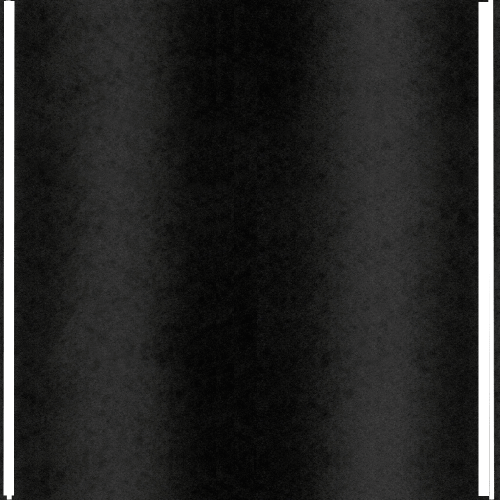
#> input picture catkin_ws/src/road_dataset_generation/source_media/roads/road0-1lane.png, 1000 x 1000 px (shown at 1/2 size)
$ python -i simple_lane_drive_v1.py   (imports and definitions only)   (Python 2 division)
#> lines starting #> are read from the running program, lines starting #| are printed output that depends on the picture; after the words box and inside, x2 and y2 are one past the last pixel; in counts of white or black regions, pixels touching at a corner belong together
#!/usr/bin/env python2

import logging

import rospy
import numpy as np
import cv2
import math

import datetime
import sys

from auto_rc_car_api.clients import CreateRCCar


_SHOW_IMAGE = False
BLACK_MIN = np.array([0, 0, 0],np.uint8)
BLACK_MAX = np.array([180, 255, 90],np.uint8)
BASE_SPEED = 5
STEERING_OFFSET = 0
TIMEOUT = 15
MAX_ANGLE_DEV_1_LINE = 1
MAX_ANGLE_DEV_2_LINES = 6
IMG_SCALE = 0.25
ROI = 0.5
K_DT = 2
STEER_SCALE = 26

class HandCodedLaneFollower():

    def __init__(self, car=None):
        logging.info('Creating a HandCodedLaneFollower...')
        #self.car = car
        self.curr_steering_angle = 90

    def follow_lane(self, frame):
        # Main entry point of the lane follower
        #show_image("orig", frame)

        lane_lines, frame = detect_lane(frame)
        final_frame, final_steering_angle = self.steer(frame, lane_lines)

        return final_frame, final_steering_angle

    def convert_to_VESC_steer(self, steering_angle):
	final_steering_angle = -((steering_angle - 90.0)/90.0)
	return final_steering_angle - STEERING_OFFSET #between -1 (right) and 1 (left)

    def steer(self, frame, lane_lines):
        logging.debug('steering...')
        if len(lane_lines) == 0:
            logging.error('No lane lines detected, nothing to do.')
	    print("No lane lines detected, nothing to do.")
            return frame, self.convert_to_VESC_steer(self.curr_steering_angle)

        new_steering_angle = compute_steering_angle(frame, lane_lines)
        self.curr_steering_angle = stabilize_steering_angle(self.curr_steering_angle, new_steering_angle, len(lane_lines))
	print("Steering Angle in degrees: ", self.curr_steering_angle)
	final_steering_angle = self.convert_to_VESC_steer(self.curr_steering_angle)

        #if self.car is not None:
        #    self.car.front_wheels.turn(self.curr_steering_angle)

        curr_heading_image = display_heading_line(frame, self.curr_steering_angle)
        show_image("heading", curr_heading_image)

        return curr_heading_image, final_steering_angle

############################
# Frame processing steps
############################
def detect_lane(frame):
    logging.debug('detecting lane lines...')

    edges = detect_edges(frame)
    #show_image('edges', edges)

    cropped_edges = region_of_interest(edges)
    #show_image('edges cropped', cropped_edges)

    line_segments = detect_line_segments(cropped_edges)
    line_segment_image = display_lines(frame, line_segments)
    #show_image("line segments", line_segment_image)

    lane_lines = average_slope_intercept(frame, line_segments)
    lane_lines_image = display_lines(frame, lane_lines)
    #show_image("lane lines", lane_lines_image)

    return lane_lines, lane_lines_image


def detect_edges(frame):
    # filter for black lane lines
    hsv = cv2.cvtColor(frame, cv2.COLOR_BGR2HSV)
    #show_image("hsv", hsv)
    mask = cv2.inRange(hsv, BLACK_MIN, BLACK_MAX)
    #show_image("black mask", mask)

    # detect edges
    edges = cv2.Canny(mask, 200, 400)

    return edges


def region_of_interest(canny):
    height, width = canny.shape
    mask = np.zeros_like(canny)

    # only focus bottom ROI of the screen

    polygon = np.array([[
        (0, height * ROI),
        (width, height * ROI),
        (width, height),
        (0, height),
    ]], np.int32)

    cv2.fillPoly(mask, polygon, 255)
    #show_image("mask", mask)
    masked_image = cv2.bitwise_and(canny, mask)
    return masked_image

def detect_line_segments(cropped_edges):
    # tuning min_threshold, minLineLength, maxLineGap is a trial and error process by hand
    rho = 1  # precision in pixel, i.e. 1 pixel
    angle = np.pi / 180  # degree in radian, i.e. 1 degree
    min_threshold = 10  # minimal of votes
    line_segments = cv2.HoughLinesP(cropped_edges, rho, angle, min_threshold, np.array([]), minLineLength=8,
                                    maxLineGap=4)

    if line_segments is not None:
        for line_segment in line_segments:
            logging.debug('detected line_segment:')
            logging.debug("%s of length %s" % (line_segment, length_of_line_segment(line_segment[0])))

    return line_segments


def average_slope_intercept(frame, line_segments):
    """
    This function combines line segments into one or two lane lines
    If all line slopes are < 0: then we only have detected left lane
    If all line slopes are > 0: then we only have detected right lane
    """
    lane_lines = []
    if line_segments is None:
        logging.info('No line_segment segments detected')
        return lane_lines

    height, width, _ = frame.shape
    left_fit = []
    right_fit = []

    boundary = 1/3
    left_region_boundary = width * (1 - boundary)  # left lane line segment should be on left 2/3 of the screen
    right_region_boundary = width * boundary # right lane line segment should be on left 2/3 of the screen

    for line_segment in line_segments:
        for x1, y1, x2, y2 in line_segment:
            if x1 == x2:
                logging.info('skipping vertical line segment (slope=inf): %s' % line_segment)
                continue
            fit = np.polyfit((x1, x2), (y1, y2), 1)
            slope = fit[0]
            intercept = fit[1]
            if slope < 0:
                if x1 < left_region_boundary and x2 < left_region_boundary:
                    left_fit.append((slope, intercept))
            else:
                if x1 > right_region_boundary and x2 > right_region_boundary:
                    right_fit.append((slope, intercept))

    left_fit_average = np.average(left_fit, axis=0)
    if len(left_fit) > 0:
        lane_lines.append(make_points(frame, left_fit_average))

    right_fit_average = np.average(right_fit, axis=0)
    if len(right_fit) > 0:
        lane_lines.append(make_points(frame, right_fit_average))

    logging.debug('lane lines: %s' % lane_lines)  # [[[316, 720, 484, 432]], [[1009, 720, 718, 432]]]
    #print('lane lines: %s' % lane_lines)
    return lane_lines

def compute_steering_angle(frame, lane_lines):
    """ Find the steering angle based on lane line coordinate
        We assume that camera is calibrated to point to dead center
    """
    if len(lane_lines) == 0:
        logging.info('No lane lines detected, do nothing')
        return -90.0

    height, width, _ = frame.shape
    if len(lane_lines) == 1:
        logging.debug('Only detected one lane line, just follow it. %s' % lane_lines[0])
        x1, _, x2, _ = lane_lines[0][0]
        x_offset = x2 - x1
    else:
        _, _, left_x2, _ = lane_lines[1][0]
        _, _, right_x2, _ = lane_lines[0][0]
        camera_mid_offset_percent = 0.0 # 0.0 means car pointing to center, -0.03: car is centered to left, +0.03 means car pointing to right
	#print(lane_lines[0][0])
        mid = int(width / 2 * (1 + camera_mid_offset_percent))
        x_offset = (left_x2 + right_x2) / 2 - mid

    # find the steering angle, which is angle between navigation direction to end of center line
    y_offset = int(height / 2)

    angle_to_mid_radian = math.atan(float(x_offset) / float(y_offset))  # angle (in radian) to center vertical line
    angle_to_mid_deg = int(angle_to_mid_radian * 180.0 / math.pi)  # angle (in degrees) to center vertical line
    steering_angle = angle_to_mid_deg + 90  # this is the steering angle needed by picar front wheel

    logging.debug('new steering angle: %s' % steering_angle)
    return steering_angle

# [58 lines left out: functions stabilize_steering_angle, display_lines, display_heading_line, not called in this run]


def length_of_line_segment(line):
    x1, y1, x2, y2 = line
    return math.sqrt((x2 - x1) ** 2 + (y2 - y1) ** 2)


def show_image(title, frame, show=_SHOW_IMAGE):
    if show:
        cv2.imshow(title, frame)


# [10 lines left out: function make_points, not called in this run]


############################
# Utility Functions
############################
def display_lines(frame, lines, line_color=(0, 255, 0), line_width=10):
    line_image = np.zeros_like(frame)
    if lines is not None:
        for line in lines:
            for x1, y1, x2, y2 in line:
                cv2.line(line_image, (x1, y1), (x2, y2), line_color, line_width)
    line_image = cv2.addWeighted(frame, 0.8, line_image, 1, 1)
    return line_image


def display_heading_line(frame, steering_angle, line_color=(0, 0, 255), line_width=5, ):
    heading_image = np.zeros_like(frame)
    height, width, _ = frame.shape

    # figure out the heading line from steering angle
    # heading line (x1,y1) is always center bottom of the screen
    # (x2, y2) requires a bit of trigonometry

    # Note: the steering angle of:
    # 0-89 degree: turn left
    # 90 degree: going straight
    # 91-180 degree: turn right
    steering_angle_radian = steering_angle / 180.0 * math.pi
    x1 = int(width / 2)
    y1 = height
    x2 = int(x1 - height / 2 / math.tan(steering_angle_radian))
    y2 = int(height / 2)

    cv2.line(heading_image, (x1, y1), (x2, y2), line_color, line_width)
    heading_image = cv2.addWeighted(frame, 0.8, heading_image, 1, 1)

    return heading_image


def length_of_line_segment(line):
    x1, y1, x2, y2 = line
    return math.sqrt((x2 - x1) ** 2 + (y2 - y1) ** 2)


def show_image(title, frame, show=_SHOW_IMAGE):
    if show:
        cv2.imshow(title, frame)


def make_points(frame, line):
    height, width, _ = frame.shape
    slope, intercept = line
    y1 = height  # bottom of the frame
    y2 = int(y1 * 1 / 2)  # make points from middle of the frame down

    # bound the coordinates within the frame
    x1 = max(-width, min(2 * width, int((y1 - intercept) / slope)))
    x2 = max(-width, min(2 * width, int((y2 - intercept) / slope)))
    return [[x1, y1, x2, y2]]

def stabilize_steering_angle(curr_steering_angle, new_steering_angle, num_of_lane_lines, max_angle_deviation_two_lines=5, max_angle_deviation_one_lane=1):
    """
    Using last steering angle to stabilize the steering angle
    This can be improved to use last N angles, etc
    if new angle is too different from current angle, only turn by max_angle_deviation degrees
    """
    if num_of_lane_lines == 2 :
        # if both lane lines detected, then we can deviate more
        max_angle_deviation = max_angle_deviation_two_lines
    else :
        # if only one lane detected, don't deviate too much
        max_angle_deviation = max_angle_deviation_one_lane

    angle_deviation = new_steering_angle - curr_steering_angle
    if abs(angle_deviation) > max_angle_deviation:
        stabilized_steering_angle = int(curr_steering_angle
                                        + max_angle_deviation * angle_deviation / abs(angle_deviation))
    else:
        stabilized_steering_angle = new_steering_angle
    logging.info('Proposed angle: %s, stabilized angle: %s' % (new_steering_angle, stabilized_steering_angle))
    return stabilized_steering_angle


# [99 lines not run here, left out]

>>> import cv2
>>> picture = cv2.imread('../../road_dataset_generation/source_media/roads/road0-1lane.png')
#> picture is the input picture: shape (1000, 1000, 3); mean B, G, R 38.8, 39.5, 39.5
>>> result = HandCodedLaneFollower().follow_lane(picture)
#> in detect_edges, `hsv = cv2.cvtColor(frame, cv2.COLOR_BGR2HSV)`: hsv: shape (1000, 1000, 3); mean H, S, V 25.4, 11.4, 39.7
#> in detect_edges, `mask = cv2.inRange(hsv, BLACK_MIN, BLACK_MAX)`:
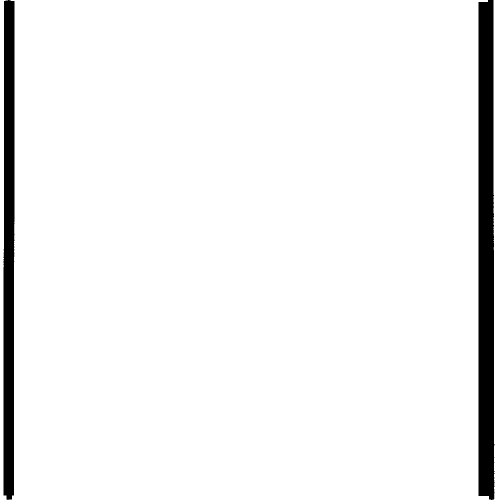
#> mask: shape (1000, 1000) (shown at 1/2 size); 94.9% white; 2 black regions, box (x1, y1, x2, y2) and area: (957, 0, 989, 1000) 30326, (7, 0, 29, 1000) 20838
#> in detect_edges, `edges = cv2.Canny(mask, 200, 400)`: edges: shape (1000, 1000); 0.41% white in thin lines or dots
#> in region_of_interest, `cv2.fillPoly(mask, polygon, 255)`:
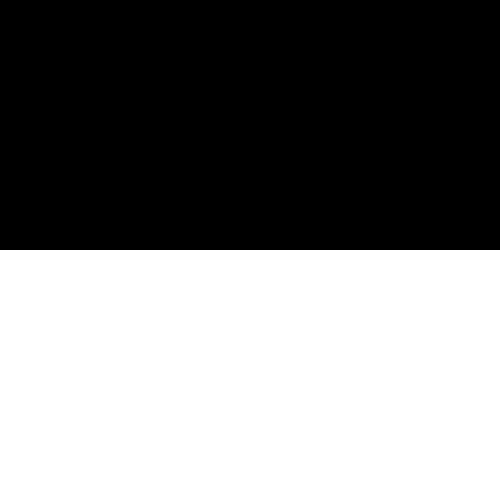
#> mask: shape (1000, 1000) (shown at 1/2 size); 50% white; 1 white region, box (x1, y1, x2, y2) and area: (0, 500, 1000, 1000) 500000
#> in region_of_interest, `masked_image = cv2.bitwise_and(canny, mask)`:
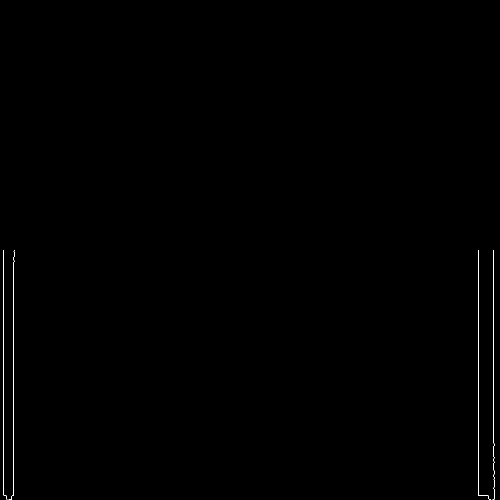
#> masked_image: shape (1000, 1000) (shown at 1/2 size); 0.2% white in thin lines or dots, all inside (x1, y1, x2, y2) = (6, 500, 989, 1000)
#> in detect_line_segments, `line_segments = cv2.HoughLinesP(cropped_edges, rho, angle, min_thresho..`: line_segments = [[27, 990, 27, 514], [6, 989, 6, 535], [956, 990, 956, 500], [987, 886, 987, 500], [988, 998, 988, 954], [7, 534, 7, 500], [987, 940, 987, 899], [957, 991, 971, 991], [987, 958, 987, 949], [28, 513, 28, 500], [987, 896, 988, 887], [13, 998, 23, 998]]
#> the loop in detect_line_segments, `for line_segment in line_segments:` made 12 passes
#> the loop in display_lines, `for line in lines:` made 12 passes
#> after the loop in display_lines, `for line in lines:`:
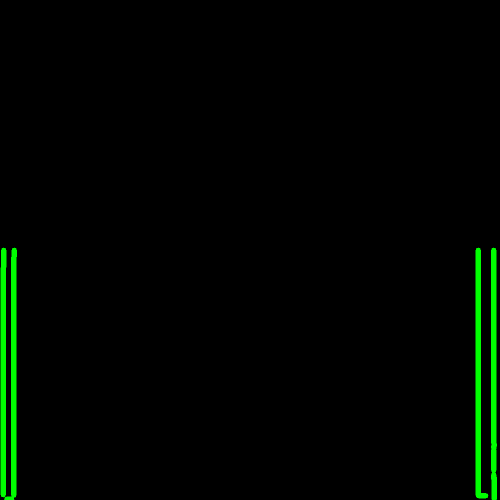
#> line_image: shape (1000, 1000, 3) (shown at 1/2 size); mean of channels 0, 1, 2 0, 5.7, 0; drawn as B, G, R
#> in display_lines, `line_image = cv2.addWeighted(frame, 0.8, line_image, 1, 1)`:
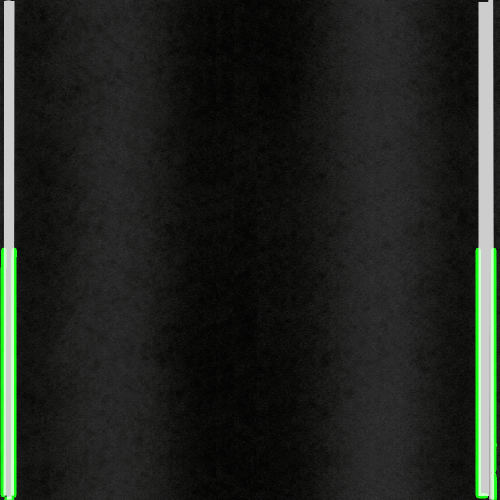
#> line_image: shape (1000, 1000, 3) (shown at 1/2 size); mean B, G, R 32, 35.8, 32.6
#> the loop in average_slope_intercept, `for line_segment in line_segments:` made 12 passes
#> after the loop in average_slope_intercept, `for line_segment in line_segments:`: left_fit = [(-1.72e-15, 991), (-9, 9779), (-1.98e-14, 998)]; right_fit = []
#> in average_slope_intercept, `left_fit_average = np.average(left_fit, axis=0)`: left_fit_average = [-3, 3922.7]
#> in make_points, `slope, intercept = line`: slope = -3; intercept = 3922.7
#> in make_points, `x1 = max(-width, min(2 * width, int((y1 - intercept) / slope)))`: x1 = 974
#> in make_points, `x2 = max(-width, min(2 * width, int((y2 - intercept) / slope)))`: x2 = 1140
#> in average_slope_intercept, `right_fit_average = np.average(right_fit, axis=0)`: right_fit_average = nan
#> in detect_lane, `lane_lines = average_slope_intercept(frame, line_segments)`: lane_lines = [[[974, 1000, 1140, 500]]]
#> call 2 of display_lines, with line_color = (0, 255, 0), line_width = 10
#> the loop in display_lines (call 2), `for line in lines:` made 1 pass
#> in display_lines (call 2), `line_image = cv2.addWeighted(frame, 0.8, line_image, 1, 1)`:
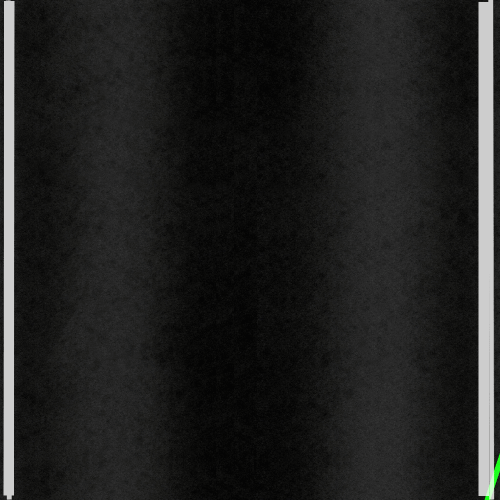
#> line_image: shape (1000, 1000, 3) (shown at 1/2 size); mean B, G, R 32, 32.8, 32.6
#> in compute_steering_angle, `x1, _, x2, _ = lane_lines[0][0]`: x1 = 974; x2 = 1140
#> in compute_steering_angle, `x_offset = x2 - x1`: x_offset = 166
#> in compute_steering_angle, `angle_to_mid_radian = math.atan(float(x_offset) / float(y_offset))`: angle_to_mid_radian = 0.321
#> in compute_steering_angle, `angle_to_mid_deg = int(angle_to_mid_radian * 180.0 / math.pi)`: angle_to_mid_deg = 18
#> in compute_steering_angle, `steering_angle = angle_to_mid_deg + 90`: steering_angle = 108
#> in stabilize_steering_angle, `angle_deviation = new_steering_angle - curr_steering_angle`: angle_deviation = 18
#> in stabilize_steering_angle, `stabilized_steering_angle = int(curr_steering_angle + max_angle_deviat..`: stabilized_steering_angle = 91
#| Steering Angle in degrees:  91
#> in convert_to_VESC_steer, `final_steering_angle = -((steering_angle - 90.0)/90.0)`: final_steering_angle = -0.0111
#> in display_heading_line, `steering_angle_radian = steering_angle / 180.0 * math.pi`: steering_angle_radian = 1.59
#> in display_heading_line, `x2 = int(x1 - height / 2 / math.tan(steering_angle_radian))`: x2 = 508
#> in display_heading_line, `heading_image = cv2.addWeighted(frame, 0.8, heading_image, 1, 1)`:
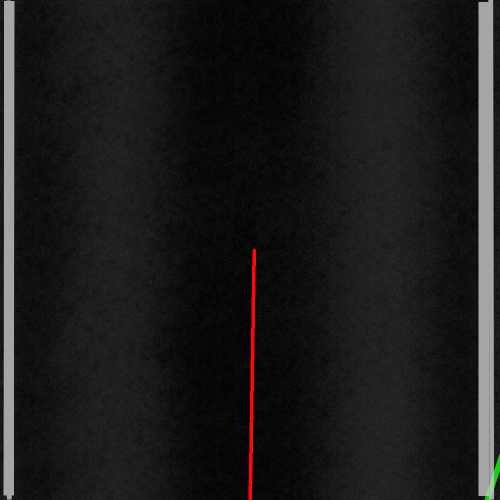
#> heading_image: shape (1000, 1000, 3) (shown at 1/2 size); mean B, G, R 26.5, 27, 27.8
#> in follow_lane, `final_frame, final_steering_angle = self.steer(frame, lane_lines)`: final_steering_angle = -0.0111

$ run again, on catkin_ws/src/road_dataset_generation/source_media/roads/road0.png
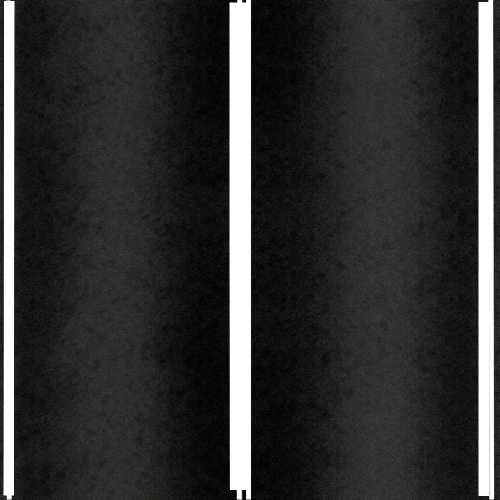
#> input picture catkin_ws/src/road_dataset_generation/source_media/roads/road0.png, 1000 x 1000 px (shown at 1/2 size)
#> picture is the input picture: shape (1000, 1000, 3); mean B, G, R 49.2, 49.8, 49.9
#> hsv: shape (1000, 1000, 3); mean H, S, V 24.6, 10.9, 50.1
#> in detect_edges, `mask = cv2.inRange(hsv, BLACK_MIN, BLACK_MAX)`:
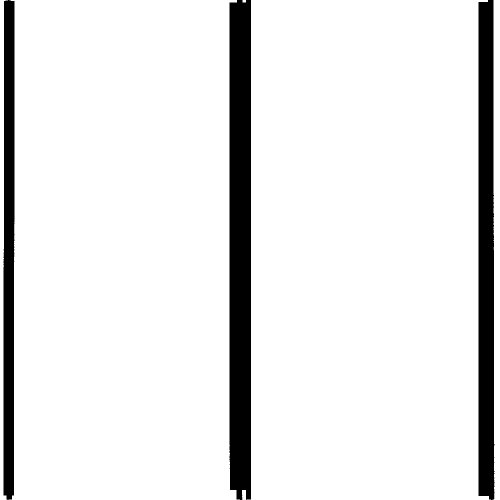
#> mask: shape (1000, 1000) (shown at 1/2 size); 90.6% white; 3 black regions, box (x1, y1, x2, y2) and area: (459, 0, 502, 1000) 42375, (957, 0, 989, 1000) 30326, (7, 0, 29, 1000) 20838
#> edges: shape (1000, 1000); 0.62% white in thin lines or dots
#> masked_image: shape (1000, 1000); 0.31% white in thin lines or dots, all inside (x1, y1, x2, y2) = (6, 500, 989, 1000)
#> in detect_line_segments, `line_segments = cv2.HoughLinesP(cropped_edges, rho, angle, min_thresho..`: line_segments = 20 rows, first 6: [27, 990, 27, 514], [458, 904, 458, 500], [6, 989, 6, 535], [956, 990, 956, 500], [501, 998, 501, 500], [987, 886, 987, 500]
#> the loop in detect_line_segments, `for line_segment in line_segments:` made 20 passes
#> the loop in display_lines, `for line in lines:` made 20 passes
#> the loop in average_slope_intercept, `for line_segment in line_segments:` made 20 passes
#> after the loop in average_slope_intercept, `for line_segment in line_segments:`: left_fit = [(-1.98e-14, 998), (-5.9e-15, 991), (-2.45e-14, 998), (-3.94e-15, 979)]; right_fit = [(24, -22796)]
#> left_fit_average = [-1.35e-14, 991.5]
#> slope = -1.35e-14; intercept = 991.5
#> in make_points, `x1 = max(-width, min(2 * width, int((y1 - intercept) / slope)))`: x1 = -1000
#> in make_points, `x2 = max(-width, min(2 * width, int((y2 - intercept) / slope)))`: x2 = 2000
#> right_fit_average = [24, -22796]
#> in detect_lane, `lane_lines = average_slope_intercept(frame, line_segments)`: lane_lines = [[[-1000, 1000, 2000, 500]], [[991, 1000, 970, 500]]]
#> the loop in display_lines (call 2), `for line in lines:` made 2 passes
#> left_x2 = 970
#> right_x2 = 2000
#> x_offset = 985
#> angle_to_mid_radian = 1.1
#> angle_to_mid_deg = 63
#> steering_angle = 153
#> angle_deviation = 63
#> stabilized_steering_angle = 95
#| Steering Angle in degrees:  95
#> in convert_to_VESC_steer, `final_steering_angle = -((steering_angle - 90.0)/90.0)`: final_steering_angle = -0.0556
#> steering_angle_radian = 1.66
#> in display_heading_line, `x2 = int(x1 - height / 2 / math.tan(steering_angle_radian))`: x2 = 543
#> in display_heading_line, `heading_image = cv2.addWeighted(frame, 0.8, heading_image, 1, 1)`:
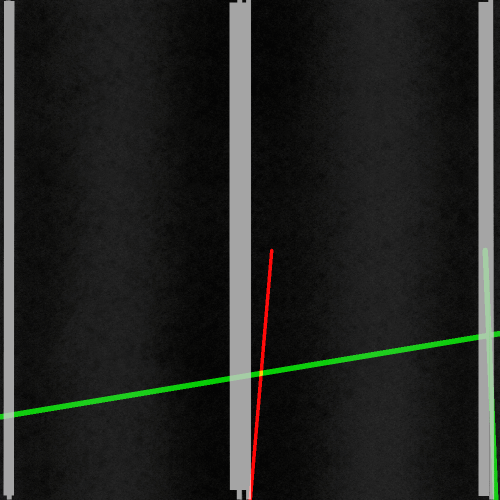
#> heading_image: shape (1000, 1000, 3) (shown at 1/2 size); mean B, G, R 33.2, 35.9, 34.4
#> in follow_lane, `final_frame, final_steering_angle = self.steer(frame, lane_lines)`: final_steering_angle = -0.0556
